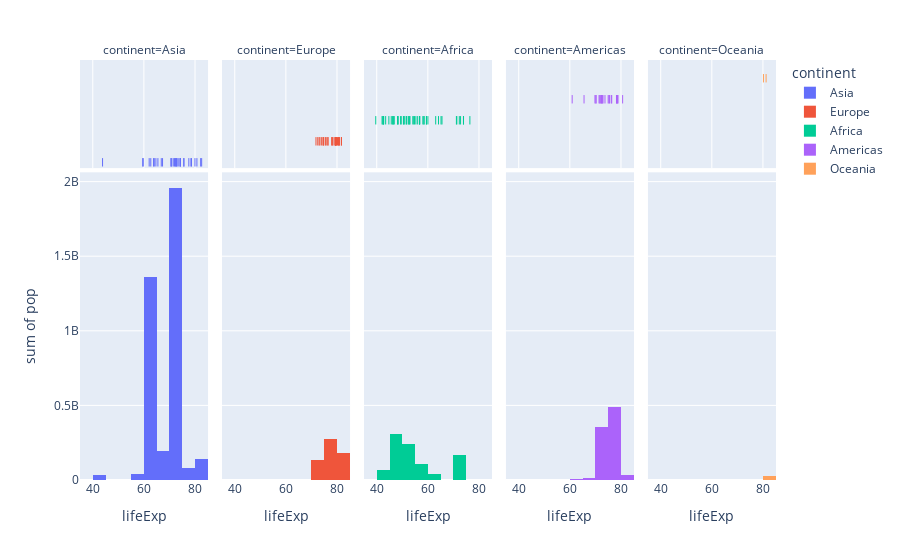

The notebook cell saved with this chart:
### Code cell
px.histogram(df, x='lifeExp', y="pop", color="continent", hover_name="country", marginal="rug", facet_col="continent")

### Figure 1 — Plotly figure (JSON) as saved in the notebook; plotly's stock layout.template omitted (floating-point values rounded to 4 significant figures)
{"data": [{"alignmentgroup": "True", "bingroup": "x", "histfunc": "sum", "hovertemplate": "continent=Asia<br>lifeExp=%{x}<br>sum of pop=%{y}<extra></extra>", "legendgroup": "Asia", "marker": {"color": "#636efa", "pattern": {"shape": ""}}, "name": "Asia", "offsetgroup": "Asia", "orientation": "v", "showlegend": true, "type": "histogram", "x": [43.83, 75.64, 64.06, 59.72, 72.96, 82.21, 64.7, 70.65, 70.96, 59.55, 80.75, 82.6, 72.53, 67.3, 78.62, 77.59, 71.99, 74.24, 66.8, 62.07, 63.78, 75.64, 65.48, 71.69, 72.78, 79.97, 72.4, 74.14, 78.4, 70.62, 74.25, 73.42, 62.7], "xaxis": "x", "y": [31889923, 708573, 150448339, 14131858, 1318683096, 6980412, 1110396331, 223547000, 69453570, 27499638, 6426679, 127467972, 6053193, 23301725, 49044790, 2505559, 3921278, 24821286, 2874127, 47761980, 28901790, 3204897, 169270617, 91077287, 27601038, 4553009, 20378239, 19314747, 23174294, 65068149, 85262356, 4018332, 22211743], "yaxis": "y"}, {"alignmentgroup": "True", "boxpoints": "all", "fillcolor": "rgba(255,255,255,0)", "hoveron": "points", "hovertemplate": "<b>%{hovertext}</b><br><br>continent=Asia<br>lifeExp=%{x}<extra></extra>", "hovertext": ["Afghanistan", "Bahrain", "Bangladesh", "Cambodia", "China", "Hong Kong, China", "India", "Indonesia", "Iran", "Iraq", "Israel", "Japan", "Jordan", "Korea, Dem. Rep.", "Korea, Rep.", "Kuwait", "Lebanon", "Malaysia", "Mongolia", "Myanmar", "Nepal", "Oman", "Pakistan", "Philippines", "Saudi Arabia", "Singapore", "Sri Lanka", "Syria", "Taiwan", "Thailand", "Vietnam", "West Bank and Gaza", "Yemen, Rep."], "jitter": 0, "legendgroup": "Asia", "line": {"color": "rgba(255,255,255,0)"}, "marker": {"color": "#636efa", "symbol": "line-ns-open"}, "name": "Asia", "offsetgroup": "Asia", "showlegend": false, "type": "box", "x": [43.83, 75.64, 64.06, 59.72, 72.96, 82.21, 64.7, 70.65, 70.96, 59.55, 80.75, 82.6, 72.53, 67.3, 78.62, 77.59, 71.99, 74.24, 66.8, 62.07, 63.78, 75.64, 65.48, 71.69, 72.78, 79.97, 72.4, 74.14, 78.4, 70.62, 74.25, 73.42, 62.7], "xaxis": "x6", "yaxis": "y6"}, {"alignmentgroup": "True", "bingroup": "x", "histfunc": "sum", "hovertemplate": "continent=Europe<br>lifeExp=%{x}<br>sum of pop=%{y}<extra></extra>", "legendgroup": "Europe", "marker": {"color": "#EF553B", "pattern": {"shape": ""}}, "name": "Europe", "offsetgroup": "Europe", "orientation": "v", "showlegend": true, "type": "histogram", "x": [76.42, 79.83, 79.44, 74.85, 73.0, 75.75, 76.49, 78.33, 79.31, 80.66, 79.41, 79.48, 73.34, 81.76, 78.89, 80.55, 74.54, 79.76, 80.2, 75.56, 78.1, 72.48, 74.0, 74.66, 77.93, 80.94, 80.88, 81.7, 71.78, 79.42], "xaxis": "x2", "y": [3600523, 8199783, 10392226, 4552198, 7322858, 4493312, 10228744, 5468120, 5238460, 61083916, 82400996, 10706290, 9956108, 301931, 4109086, 58147733, 684736, 16570613, 4627926, 38518241, 10642836, 22276056, 10150265, 5447502, 2009245, 40448191, 9031088, 7554661, 71158647, 60776238], "yaxis": "y2"}, {"alignmentgroup": "True", "boxpoints": "all", "fillcolor": "rgba(255,255,255,0)", "hoveron": "points", "hovertemplate": "<b>%{hovertext}</b><br><br>continent=Europe<br>lifeExp=%{x}<extra></extra>", "hovertext": ["Albania", "Austria", "Belgium", "Bosnia and Herzegovina", "Bulgaria", "Croatia", "Czech Republic", "Denmark", "Finland", "France", "Germany", "Greece", "Hungary", "Iceland", "Ireland", "Italy", "Montenegro", "Netherlands", "Norway", "Poland", "Portugal", "Romania", "Serbia", "Slovak Republic", "Slovenia", "Spain", "Sweden", "Switzerland", "Turkey", "United Kingdom"], "jitter": 0, "legendgroup": "Europe", "line": {"color": "rgba(255,255,255,0)"}, "marker": {"color": "#EF553B", "symbol": "line-ns-open"}, "name": "Europe", "offsetgroup": "Europe", "showlegend": false, "type": "box", "x": [76.42, 79.83, 79.44, 74.85, 73.0, 75.75, 76.49, 78.33, 79.31, 80.66, 79.41, 79.48, 73.34, 81.76, 78.89, 80.55, 74.54, 79.76, 80.2, 75.56, 78.1, 72.48, 74.0, 74.66, 77.93, 80.94, 80.88, 81.7, 71.78, 79.42], "xaxis": "x7", "yaxis": "y7"}, {"alignmentgroup": "True", "bingroup": "x", "histfunc": "sum", "hovertemplate": "continent=Africa<br>lifeExp=%{x}<br>sum of pop=%{y}<extra></extra>", "legendgroup": "Africa", "marker": {"color": "#00cc96", "pattern": {"shape": ""}}, "name": "Africa", "offsetgroup": "Africa", "orientation": "v", "showlegend": true, "type": "histogram", "x": [72.3, 42.73, 56.73, 50.73, 52.3, 49.58, 50.43, 44.74, 50.65, 65.15, 46.46, 55.32, 48.33, 54.79, 71.34, 51.58, 58.04, 52.95, 56.73, 59.45, 60.02, 56.01, 46.39, 54.11, 42.59, 45.68, 73.95, 59.44, 48.3, 54.47, 64.16, 72.8, 71.16, 42.08, 52.91, 56.87, 46.86, 76.44, 46.24, 65.53, 63.06, 42.57, 48.16, 49.34, 58.56, 39.61, 52.52, 58.42, 73.92, 51.54, 42.38, 43.49], "xaxis": "x3", "y": [33333216, 12420476, 8078314, 1639131, 14326203, 8390505, 17696293, 4369038, 10238807, 710960, 64606759, 3800610, 18013409, 496374, 80264543, 551201, 4906585, 76511887, 1454867, 1688359, 22873338, 9947814, 1472041, 35610177, 2012649, 3193942, 6036914, 19167654, 13327079, 12031795, 3270065, 1250882, 33757175, 19951656, 2055080, 12894865, 135031164, 798094, 8860588, 199579, 12267493, 6144562, 9118773, 43997828, 42292929, 1133066, 38139640, 5701579, 10276158, 29170398, 11746035, 12311143], "yaxis": "y3"}, {"alignmentgroup": "True", "boxpoints": "all", "fillcolor": "rgba(255,255,255,0)", "hoveron": "points", "hovertemplate": "<b>%{hovertext}</b><br><br>continent=Africa<br>lifeExp=%{x}<extra></extra>", "hovertext": ["Algeria", "Angola", "Benin", "Botswana", "Burkina Faso", "Burundi", "Cameroon", "Central African Republic", "Chad", "Comoros", "Congo, Dem. Rep.", "Congo, Rep.", "Cote d'Ivoire", "Djibouti", "Egypt", "Equatorial Guinea", "Eritrea", "Ethiopia", "Gabon", "Gambia", "Ghana", "Guinea", "Guinea-Bissau", "Kenya", "Lesotho", "Liberia", "Libya", "Madagascar", "Malawi", "Mali", "Mauritania", "Mauritius", "Morocco", "Mozambique", "Namibia", "Niger", "Nigeria", "Reunion", "Rwanda", "Sao Tome and Principe", "Senegal", "Sierra Leone", "Somalia", "South Africa", "Sudan", "Swaziland", "Tanzania", "Togo", "Tunisia", "Uganda", "Zambia", "Zimbabwe"], "jitter": 0, "legendgroup": "Africa", "line": {"color": "rgba(255,255,255,0)"}, "marker": {"color": "#00cc96", "symbol": "line-ns-open"}, "name": "Africa", "offsetgroup": "Africa", "showlegend": false, "type": "box", "x": [72.3, 42.73, 56.73, 50.73, 52.3, 49.58, 50.43, 44.74, 50.65, 65.15, 46.46, 55.32, 48.33, 54.79, 71.34, 51.58, 58.04, 52.95, 56.73, 59.45, 60.02, 56.01, 46.39, 54.11, 42.59, 45.68, 73.95, 59.44, 48.3, 54.47, 64.16, 72.8, 71.16, 42.08, 52.91, 56.87, 46.86, 76.44, 46.24, 65.53, 63.06, 42.57, 48.16, 49.34, 58.56, 39.61, 52.52, 58.42, 73.92, 51.54, 42.38, 43.49], "xaxis": "x8", "yaxis": "y8"}, {"alignmentgroup": "True", "bingroup": "x", "histfunc": "sum", "hovertemplate": "continent=Americas<br>lifeExp=%{x}<br>sum of pop=%{y}<extra></extra>", "legendgroup": "Americas", "marker": {"color": "#ab63fa", "pattern": {"shape": ""}}, "name": "Americas", "offsetgroup": "Americas", "orientation": "v", "showlegend": true, "type": "histogram", "x": [75.32, 65.55, 72.39, 80.65, 78.55, 72.89, 78.78, 78.27, 72.23, 74.99, 71.88, 70.26, 60.92, 70.2, 72.57, 76.19, 72.9, 75.54, 71.75, 71.42, 78.75, 69.82, 78.24, 76.38, 73.75], "xaxis": "x4", "y": [40301927, 9119152, 190010647, 33390141, 16284741, 44227550, 4133884, 11416987, 9319622, 13755680, 6939688, 12572928, 8502814, 7483763, 2780132, 108700891, 5675356, 3242173, 6667147, 28674757, 3942491, 1056608, 301139947, 3447496, 26084662], "yaxis": "y4"}, {"alignmentgroup": "True", "boxpoints": "all", "fillcolor": "rgba(255,255,255,0)", "hoveron": "points", "hovertemplate": "<b>%{hovertext}</b><br><br>continent=Americas<br>lifeExp=%{x}<extra></extra>", "hovertext": ["Argentina", "Bolivia", "Brazil", "Canada", "Chile", "Colombia", "Costa Rica", "Cuba", "Dominican Republic", "Ecuador", "El Salvador", "Guatemala", "Haiti", "Honduras", "Jamaica", "Mexico", "Nicaragua", "Panama", "Paraguay", "Peru", "Puerto Rico", "Trinidad and Tobago", "United States", "Uruguay", "Venezuela"], "jitter": 0, "legendgroup": "Americas", "line": {"color": "rgba(255,255,255,0)"}, "marker": {"color": "#ab63fa", "symbol": "line-ns-open"}, "name": "Americas", "offsetgroup": "Americas", "showlegend": false, "type": "box", "x": [75.32, 65.55, 72.39, 80.65, 78.55, 72.89, 78.78, 78.27, 72.23, 74.99, 71.88, 70.26, 60.92, 70.2, 72.57, 76.19, 72.9, 75.54, 71.75, 71.42, 78.75, 69.82, 78.24, 76.38, 73.75], "xaxis": "x9", "yaxis": "y9"}, {"alignmentgroup": "True", "bingroup": "x", "histfunc": "sum", "hovertemplate": "continent=Oceania<br>lifeExp=%{x}<br>sum of pop=%{y}<extra></extra>", "legendgroup": "Oceania", "marker": {"color": "#FFA15A", "pattern": {"shape": ""}}, "name": "Oceania", "offsetgroup": "Oceania", "orientation": "v", "showlegend": true, "type": "histogram", "x": [81.23, 80.2], "xaxis": "x5", "y": [20434176, 4115771], "yaxis": "y5"}, {"alignmentgroup": "True", "boxpoints": "all", "fillcolor": "rgba(255,255,255,0)", "hoveron": "points", "hovertemplate": "<b>%{hovertext}</b><br><br>continent=Oceania<br>lifeExp=%{x}<extra></extra>", "hovertext": ["Australia", "New Zealand"], "jitter": 0, "legendgroup": "Oceania", "line": {"color": "rgba(255,255,255,0)"}, "marker": {"color": "#FFA15A", "symbol": "line-ns-open"}, "name": "Oceania", "offsetgroup": "Oceania", "showlegend": false, "type": "box", "x": [81.23, 80.2], "xaxis": "x10", "yaxis": "y10"}], "layout": {"annotations": [{"font": {}, "showarrow": false, "text": "continent=Asia", "x": 0.092, "xanchor": "center", "xref": "paper", "y": 1, "yanchor": "bottom", "yref": "paper"}, {"font": {}, "showarrow": false, "text": "continent=Europe", "x": 0.296, "xanchor": "center", "xref": "paper", "y": 1, "yanchor": "bottom", "yref": "paper"}, {"font": {}, "showarrow": false, "text": "continent=Africa", "x": 0.5, "xanchor": "center", "xref": "paper", "y": 1, "yanchor": "bottom", "yref": "paper"}, {"font": {}, "showarrow": false, "text": "continent=Americas", "x": 0.704, "xanchor": "center", "xref": "paper", "y": 1, "yanchor": "bottom", "yref": "paper"}, {"font": {}, "showarrow": false, "text": "continent=Oceania", "x": 0.908, "xanchor": "center", "xref": "paper", "y": 1, "yanchor": "bottom", "yref": "paper"}], "barmode": "relative", "legend": {"title": {"text": "continent"}, "tracegroupgap": 0}, "margin": {"t": 60}, "xaxis": {"anchor": "y", "domain": [0, 0.184], "title": {"text": "lifeExp"}}, "xaxis10": {"anchor": "y10", "domain": [0.816, 1], "matches": "x", "showgrid": true, "showticklabels": false}, "xaxis2": {"anchor": "y2", "domain": [0.204, 0.388], "matches": "x", "title": {"text": "lifeExp"}}, "xaxis3": {"anchor": "y3", "domain": [0.408, 0.592], "matches": "x", "title": {"text": "lifeExp"}}, "xaxis4": {"anchor": "y4", "domain": [0.612, 0.796], "matches": "x", "title": {"text": "lifeExp"}}, "xaxis5": {"anchor": "y5", "domain": [0.816, 1], "matches": "x", "title": {"text": "lifeExp"}}, "xaxis6": {"anchor": "y6", "domain": [0, 0.184], "matches": "x", "showgrid": true, "showticklabels": false}, "xaxis7": {"anchor": "y7", "domain": [0.204, 0.388], "matches": "x", "showgrid": true, "showticklabels": false}, "xaxis8": {"anchor": "y8", "domain": [0.408, 0.592], "matches": "x", "showgrid": true, "showticklabels": false}, "xaxis9": {"anchor": "y9", "domain": [0.612, 0.796], "matches": "x", "showgrid": true, "showticklabels": false}, "yaxis": {"anchor": "x", "domain": [0, 0.7326], "title": {"text": "sum of pop"}}, "yaxis10": {"anchor": "x10", "domain": [0.7426, 1], "matches": "y6", "showgrid": false, "showline": false, "showticklabels": false, "ticks": ""}, "yaxis2": {"anchor": "x2", "domain": [0, 0.7326], "matches": "y", "showticklabels": false}, "yaxis3": {"anchor": "x3", "domain": [0, 0.7326], "matches": "y", "showticklabels": false}, "yaxis4": {"anchor": "x4", "domain": [0, 0.7326], "matches": "y", "showticklabels": false}, "yaxis5": {"anchor": "x5", "domain": [0, 0.7326], "matches": "y", "showticklabels": false}, "yaxis6": {"anchor": "x6", "domain": [0.7426, 1], "matches": "y6", "showgrid": false, "showline": false, "showticklabels": false, "ticks": ""}, "yaxis7": {"anchor": "x7", "domain": [0.7426, 1], "matches": "y6", "showgrid": false, "showline": false, "showticklabels": false, "ticks": ""}, "yaxis8": {"anchor": "x8", "domain": [0.7426, 1], "matches": "y6", "showgrid": false, "showline": false, "showticklabels": false, "ticks": ""}, "yaxis9": {"anchor": "x9", "domain": [0.7426, 1], "matches": "y6", "showgrid": false, "showline": false, "showticklabels": false, "ticks": ""}}}
